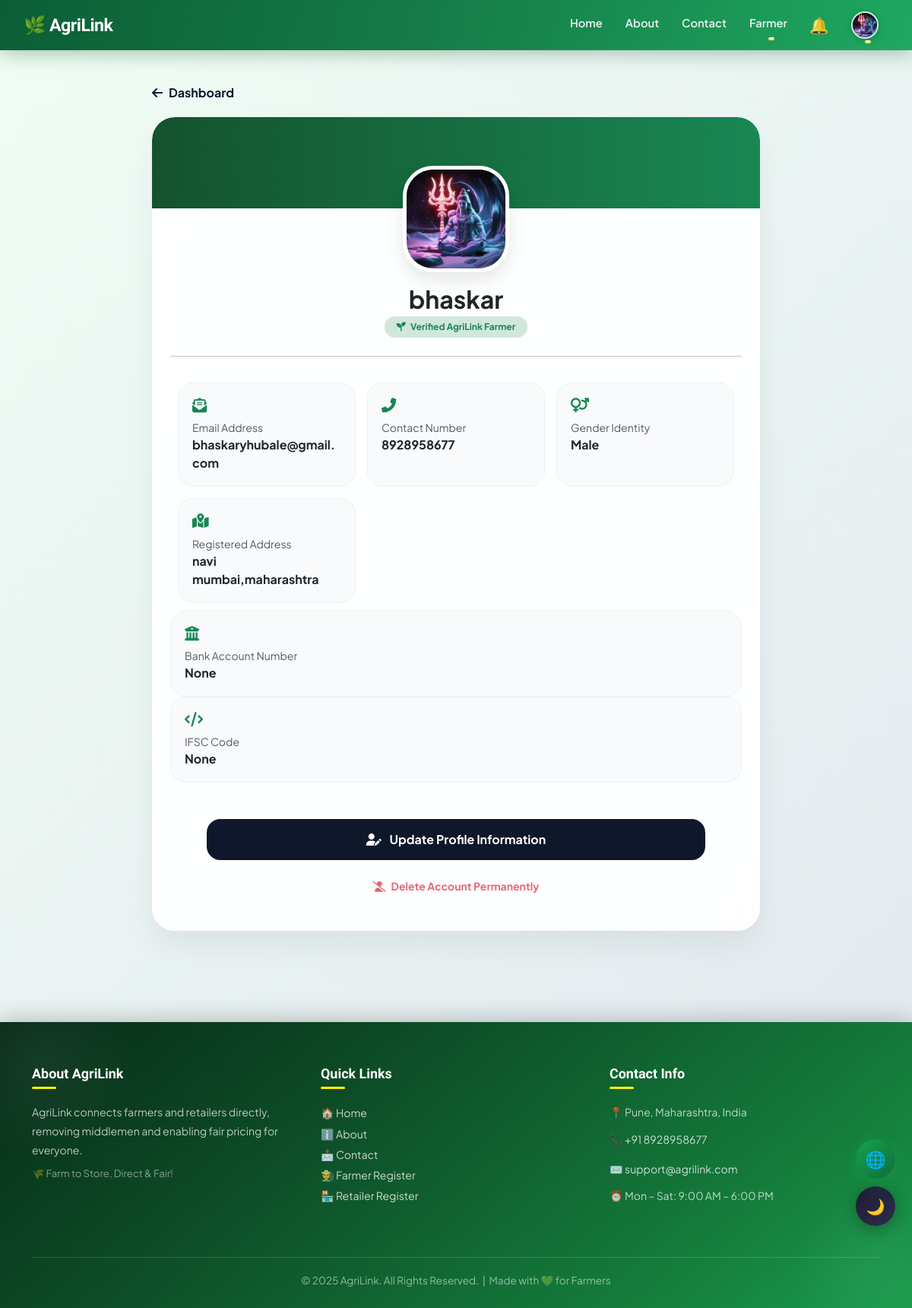
The page /profile/ (signed in) on the database its author committed.
### projectapp/models.py (models this page shows, shortened)
class Farmer(models.Model):
    name = models.CharField(max_length=100)
    email = models.EmailField()
    password = models.CharField(max_length=100)
    contact = models.CharField(max_length=20)
    address = models.TextField()
    gender = models.CharField(max_length=10)
    first_login = models.BooleanField(default=True)
    profile_image = models.ImageField(upload_to='profiles/', default='profiles/default.jpg')
    bank_account_number = models.CharField(max_length=20, blank=True, null=True)
    ifsc_code = models.CharField(max_length=15, blank=True, null=True)

### projectapp/views.py (the view)
# urls.py: path("profile/", views.profile, name="profile"),
def profile(request):
    user_type = request.session.get("user_type")
    name = request.session.get("name")
    if user_type == "farmer":
        user = get_object_or_404(Farmer, name=name)
    else:
        user = get_object_or_404(Retailer, name=name)
    return render(request, "profile.html", {"user": user})

### projectapp/context_processors.py (called while the page is built)
def navbar_notifications(request):
    user_type = request.session.get('user_type')
    name = request.session.get('name')
    notes = []
    if user_type == "farmer" and name:
        notes = Notification.objects.filter(receiver_farmer__name=name, is_read=False).order_by('-timestamp')
    elif user_type == "retailer" and name:
        notes = Notification.objects.filter(receiver_retailer__name=name, is_read=False).order_by('-timestamp')
    elif user_type == "driver" and name:
        notes = Notification.objects.filter(receiver_driver__name=name, is_read=False).order_by('-timestamp')
    return {'navbar_notes': notes, 'user_type': user_type}

### projectapp/templates/profile.html (shortened to what this page needs)
{% extends "master.html" %}
{% block body %}
<link rel="stylesheet" href="https://cdnjs.cloudflare.com/ajax/libs/font-awesome/6.4.0/css/all.min.css">
<div class="container profile-wrapper">
    <div class="mx-auto" style="max-width: 800px;">
        <a href="/farmer_dashboard/" class="back-btn-custom">
            <i class="fas fa-arrow-left me-2"></i> Dashboard
        </a>
        <div class="card profile-card">
            <div class="profile-header-strip"></div>
            <div class="card-body pt-0 px-4 pb-5">
                <div class="text-center">
                    <div class="profile-img-container">
                        {% if user.profile_image %}
                            <img src="{{ user.profile_image.url }}" class="main-avatar">
                        {% else %}
                            <img src="/static/images/no-image.jpg" class="main-avatar">
                        {% endif %}
                    </div>
                    <h2 class="fw-bold mt-3 mb-1 text-dark">{{ user.name }}</h2>
                    <span class="badge bg-success-subtle text-success rounded-pill px-3 py-2">
                        <i class="fas fa-seedling me-1"></i> Verified AgriLink Farmer
                    </span>
                </div>
                <hr class="my-4 opacity-25">
                <div class="farmer-info-grid">
                    <div class="farmer-info-item">
                        <i class="fas fa-envelope-open-text"></i>
                        <small class="d-block text-muted">Email Address</small>
                        <span class="fw-bold">{{ user.email }}</span>
                    </div>
                    <div class="farmer-info-item">
                        <i class="fas fa-phone-alt"></i>
                        <small class="d-block text-muted">Contact Number</small>
                        <span class="fw-bold">{{ user.contact }}</span>
                    </div>
                    <div class="farmer-info-item">
                        <i class="fas fa-venus-mars"></i>
                        <small class="d-block text-muted">Gender Identity</small>
                        <span class="fw-bold">{{ user.gender }}</span>
                    </div>
                    <div class="farmer-info-item">
                        <i class="fas fa-map-marked-alt"></i>
                        <small class="d-block text-muted">Registered Address</small>
                        <span class="fw-bold">{{ user.address }}</span>
                    </div>
                </div>
                <div class="farmer-info-item">
    <i class="fas fa-university"></i>
    <small class="d-block text-muted">Bank Account Number</small>
    <span class="fw-bold">{{ user.bank_account_number }}</span>
</div>
<div class="farmer-info-item">
    <i class="fas fa-code"></i>
    <small class="d-block text-muted">IFSC Code</small>
    <span class="fw-bold">{{ user.ifsc_code }}</span>
</div>
                <div class="mt-5 text-center px-md-5">
                    <a href="/profile_update/" class="btn btn-edit-pro text-decoration-none d-block">
                        <i class="fas fa-user-edit me-2"></i> Update Profile Information
                    </a>
                    <a href="/profile_delete/" class="text-danger small d-block mt-4 text-decoration-none fw-bold opacity-75">
                        <i class="fas fa-user-slash me-1"></i> Delete Account Permanently
                    </a>
                </div>
            </div>
        </div>
    </div>
</div>
{% endblock %}

### projectapp/templates/master.html (style rules this page uses)
:root { --g50: #f0fdf4; --g100: #dcfce7; --g200: #bbf7d0; --g400: #4ade80; --g500: #22c55e; --g600: #16a34a; --g700: #15803d; --g800: #166534; --g900: #14532d; --bg: #ffffff; --bg2: #f0fdf4; --bg3: #ffffff; --txt: #0d1f14; --txt2: #3d6650; --txt3: #6b8070; --bdr: #d1fae5; --inp: #f8fffc; --sh1: 0 1px 4px rgba(10,40,20,.07); --sh2: 0 4px 18px rgba(10,40,20,.11); --sh3: 0 14px 44px rgba(10,40,20,.15); --stripe: #f0fdf4; }
*, *::before, *::after { box-sizing: border-box; }
html { scroll-behavior: smooth; }
body { font-family: 'Plus Jakarta Sans', sans-serif; background: var(--bg); color: var(--txt); transition: background .35s, color .35s; overflow-x: hidden; top: 0 !important; margin: 0; padding: 0; }
@media (hover: none) { .nav-link, .dropdown-item, .btn { min-height: 44px; } }

### projectapp/templates/profile.html (style rules this page uses)
:root { --farmer-green: #198754; --farmer-dark: #0f172a; --glass-bg: rgba(255, 255, 255, 0.95); }
body { background: linear-gradient(135deg, #f0fdf4 0%, #e2e8f0 100%); font-family: 'Plus Jakarta Sans', sans-serif; }
.profile-wrapper { margin-top: 110px; padding-bottom: 60px; }
.profile-header-strip { background: linear-gradient(to right, #14532d, var(--farmer-green)); height: 120px; width: 100%; border-radius: 30px 30px 0 0; }
.profile-card { background: var(--glass-bg); backdrop-filter: blur(10px); border-radius: 30px; border: none; box-shadow: 0 20px 40px rgba(0,0,0,0.06); overflow: hidden; }
.profile-img-container { margin-top: -70px; position: relative; display: inline-block; }
.main-avatar { width: 140px; height: 140px; object-fit: cover; border: 5px solid white; border-radius: 40px; box-shadow: 0 10px 25px rgba(0,0,0,0.1); }
.farmer-info-grid { display: grid; grid-template-columns: repeat(auto-fit, minmax(220px, 1fr)); gap: 15px; padding: 10px; }
.farmer-info-item { background: #f8fafc; padding: 18px; border-radius: 20px; border: 1px solid #eef2f6; transition: 0.3s; }
.farmer-info-item i { font-size: 1.2rem; color: var(--farmer-green); margin-bottom: 10px; }
.btn-edit-pro { background: var(--farmer-dark); color: white; border-radius: 18px; padding: 15px; font-weight: 700; border: none; transition: 0.3s; width: 100%; }
.back-btn-custom { text-decoration: none; color: var(--farmer-dark); font-weight: 700; display: inline-flex; align-items: center; margin-bottom: 20px; }

### rows shown on the page
Farmer: profile_image (picture), name "bhaskar", email "bhaskaryhubale@gmail.com", contact "8928958677", gender "Male", address "navi mumbai,maharashtra", bank_account_number "None", ifsc_code "None"
